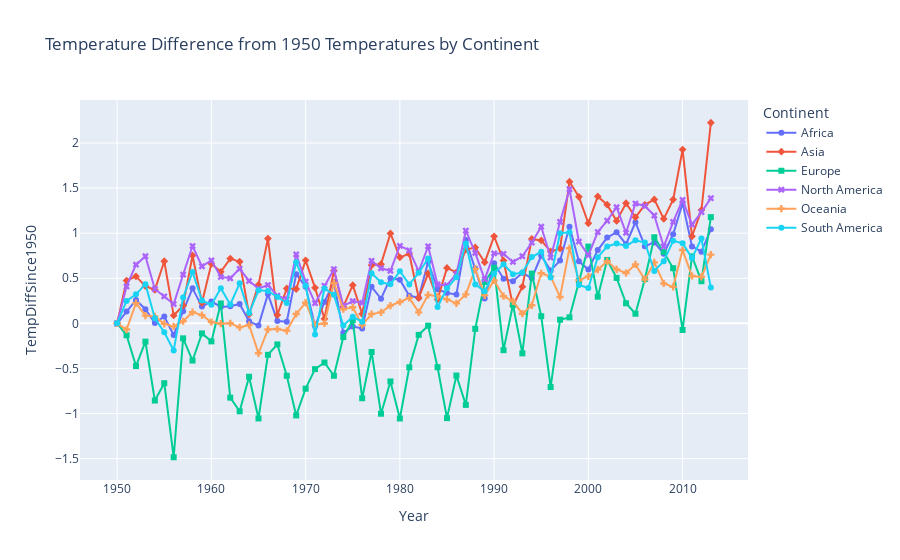

The notebook cell this image was saved under:
### Code cell
import plotly.express as px
import pandas as pd

# pandas data frame

fig = px.line(df3, x = 'Year', y = 'TempDiffSince1950', color = 'Continent', symbol = 'Continent', title="Temperature Difference from 1950 Temperatures by Continent")

fig.show() 
fig.write_image('./visualizations/line_temp_difference_since_1950.png')
